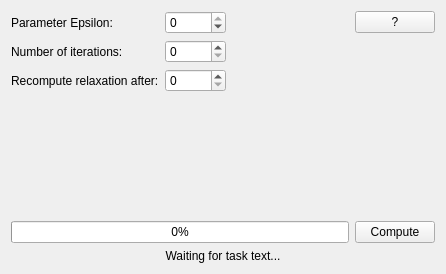
<ui version="4.0" >
 <class>WienerHopfWidget</class>
 <widget class="QWidget" name="WienerHopfWidget" >
  <property name="geometry" >
   <rect>
    <x>0</x>
    <y>0</y>
    <width>446</width>
    <height>274</height>
   </rect>
  </property>
  <property name="windowTitle" >
   <string>Form</string>
  </property>
  <layout class="QGridLayout" name="gridLayout" >
   <item row="0" column="0" >
    <widget class="QLabel" name="label" >
     <property name="text" >
      <string>Parameter Epsilon:</string>
     </property>
     <property name="alignment" >
      <set>Qt::AlignLeading|Qt::AlignLeft|Qt::AlignVCenter</set>
     </property>
    </widget>
   </item>
   <item row="0" column="1" >
    <widget class="QSpinBox" name="epsilon" >
     <property name="minimum" >
      <number>-16</number>
     </property>
     <property name="maximum" >
      <number>0</number>
     </property>
    </widget>
   </item>
   <item row="0" column="2" >
    <spacer>
     <property name="orientation" >
      <enum>Qt::Horizontal</enum>
     </property>
     <property name="sizeHint" stdset="0" >
      <size>
       <width>40</width>
       <height>20</height>
      </size>
     </property>
    </spacer>
   </item>
   <item row="0" column="3" >
    <widget class="HelpButton" name="pushButton" >
     <property name="whatsThis" >
      <string>wiener_hopf_epsilon.htm</string>
     </property>
     <property name="text" >
      <string>?</string>
     </property>
    </widget>
   </item>
   <item row="1" column="0" >
    <widget class="QLabel" name="label_3" >
     <property name="text" >
      <string>Number of iterations:</string>
     </property>
    </widget>
   </item>
   <item row="1" column="1" >
    <widget class="QSpinBox" name="numIterations" >
     <property name="maximum" >
      <number>99999</number>
     </property>
    </widget>
   </item>
   <item row="1" column="2" >
    <spacer>
     <property name="orientation" >
      <enum>Qt::Horizontal</enum>
     </property>
     <property name="sizeHint" stdset="0" >
      <size>
       <width>40</width>
       <height>20</height>
      </size>
     </property>
    </spacer>
   </item>
   <item row="2" column="0" >
    <widget class="QLabel" name="label_4" >
     <property name="text" >
      <string>Recompute relaxation after:</string>
     </property>
    </widget>
   </item>
   <item row="2" column="1" >
    <widget class="QSpinBox" name="relaxationSpin" >
     <property name="maximum" >
      <number>99</number>
     </property>
    </widget>
   </item>
   <item row="2" column="2" >
    <spacer name="spacer" >
     <property name="orientation" >
      <enum>Qt::Horizontal</enum>
     </property>
     <property name="sizeHint" stdset="0" >
      <size>
       <width>116</width>
       <height>20</height>
      </size>
     </property>
    </spacer>
   </item>
   <item row="3" column="2" >
    <spacer>
     <property name="orientation" >
      <enum>Qt::Vertical</enum>
     </property>
     <property name="sizeHint" stdset="0" >
      <size>
       <width>20</width>
       <height>201</height>
      </size>
     </property>
    </spacer>
   </item>
   <item row="4" column="0" colspan="3" >
    <widget class="QProgressBar" name="computationProgressBar" >
     <property name="sizePolicy" >
      <sizepolicy vsizetype="Preferred" hsizetype="Preferred" >
       <horstretch>0</horstretch>
       <verstretch>0</verstretch>
      </sizepolicy>
     </property>
     <property name="value" >
      <number>0</number>
     </property>
     <property name="orientation" >
      <enum>Qt::Horizontal</enum>
     </property>
    </widget>
   </item>
   <item row="4" column="3" >
    <widget class="QPushButton" name="computeButton" >
     <property name="sizePolicy" >
      <sizepolicy vsizetype="Fixed" hsizetype="Minimum" >
       <horstretch>0</horstretch>
       <verstretch>0</verstretch>
      </sizepolicy>
     </property>
     <property name="text" >
      <string>Compute</string>
     </property>
    </widget>
   </item>
   <item row="5" column="0" colspan="4" >
    <widget class="QLabel" name="computationTextLabel" >
     <property name="text" >
      <string>Waiting for task text...</string>
     </property>
     <property name="alignment" >
      <set>Qt::AlignCenter</set>
     </property>
    </widget>
   </item>
  </layout>
 </widget>
 <customwidgets>
  <customwidget>
   <class>HelpButton</class>
   <extends>QPushButton</extends>
   <header>HelpButton.h</header>
  </customwidget>
 </customwidgets>
 <resources/>
 <connections/>
</ui>
